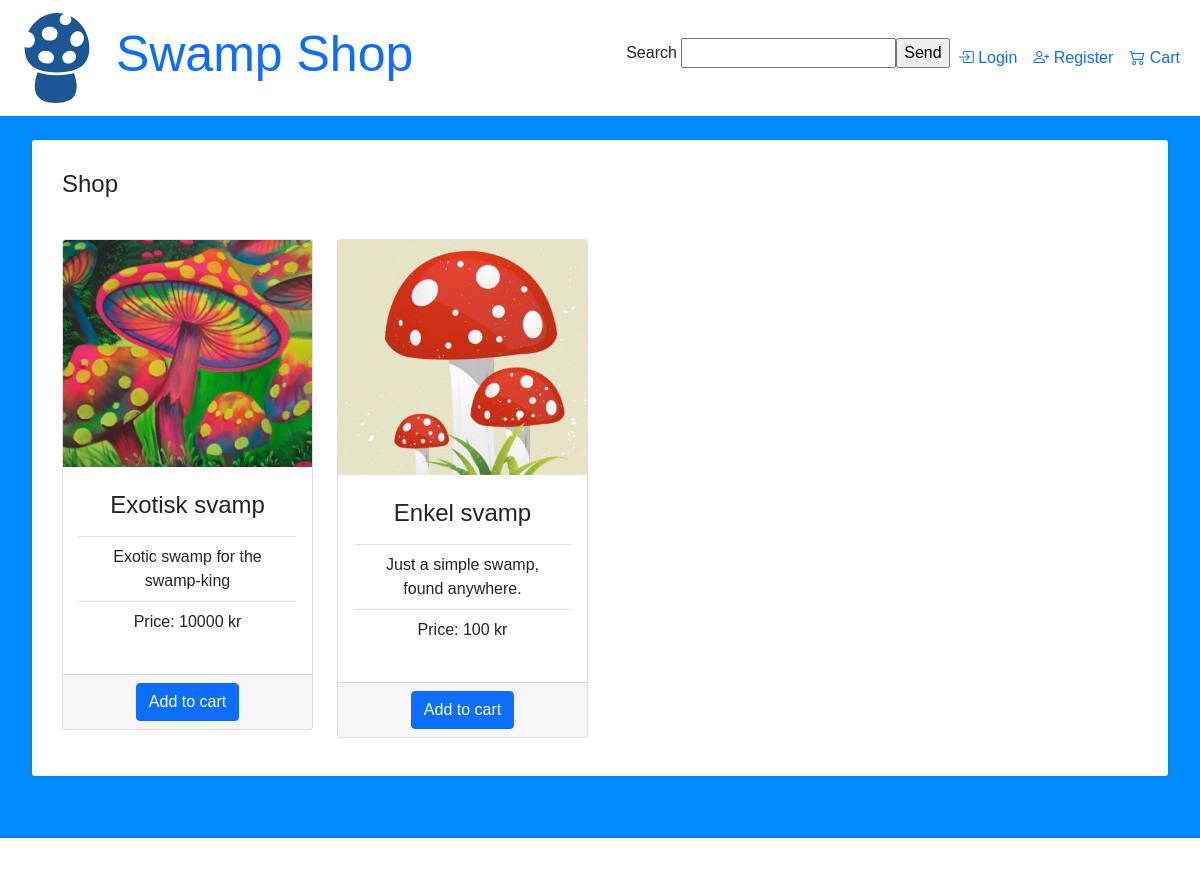
Before: / with the older database file.
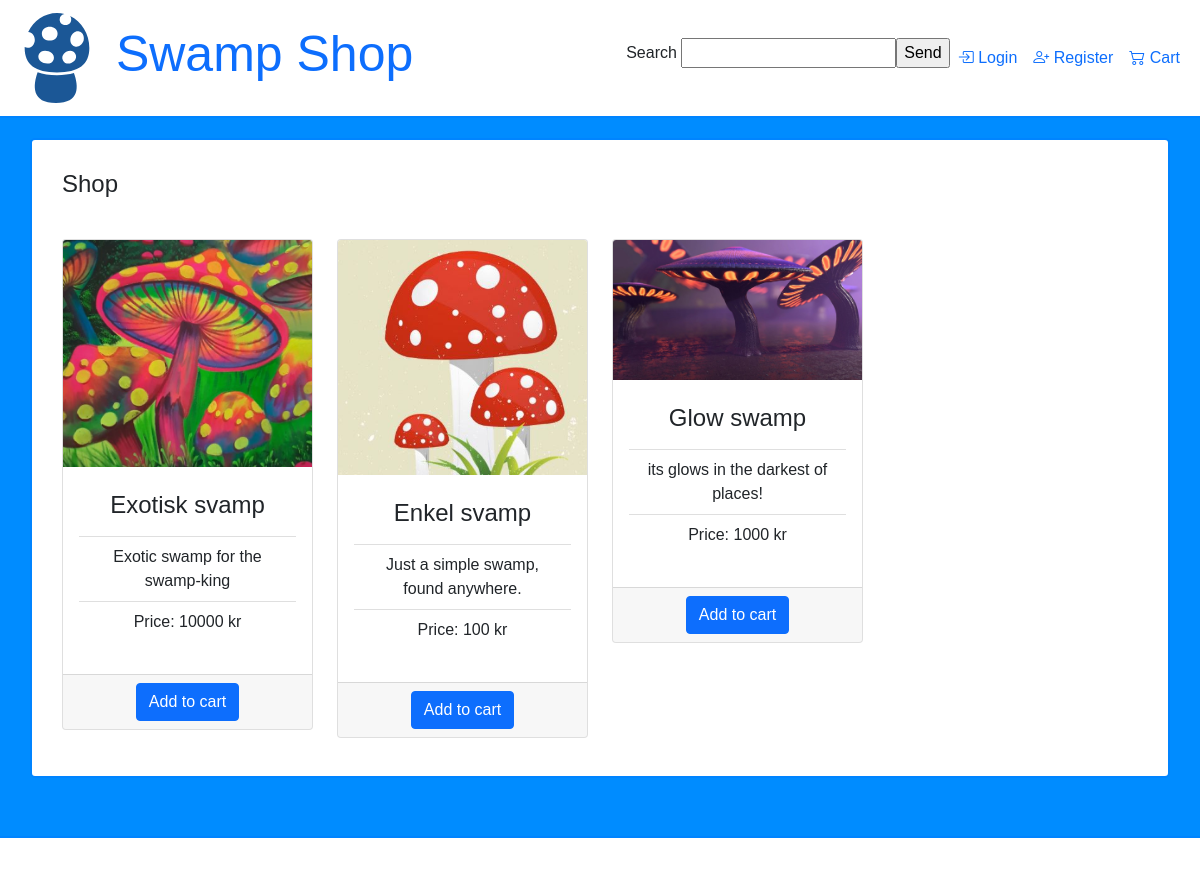
After: the same page with the newer database file.
### tables this page shows
CREATE TABLE products (
  id INTEGER NOT NULL UNIQUE AUTO_INCREMENT,
  product_name VARCHAR(255) NOT NULL UNIQUE,
  price FLOAT NOT NULL,
  description VARCHAR(255) NOT NULL,
  img VARCHAR(255),
  PRIMARY KEY (id)
);

### index.php (the view, shortened to what this page needs)
<?php
global $link;
if (isset($_GET['search_form_submit'])) {
	$searched = $_GET['search'];
	$sql = "SELECT * FROM products WHERE product_name LIKE CONCAT( '%',?,'%')";
	if ($stmt = mysqli_prepare($link, $sql)) {
		mysqli_stmt_bind_param($stmt, "s", $param_searched);
		$param_searched = trim($_GET["search"]);
	}
} else {
	$sql = "SELECT * FROM products";
	$stmt = mysqli_prepare($link, $sql);
}
mysqli_stmt_execute($stmt);
$result = mysqli_stmt_get_result($stmt);
if (mysqli_num_rows($result) > 0) {
	while ($row = mysqli_fetch_array($result)) {
		$products[] = $row;
	}
}
?>
<!DOCTYPE html>
<html lang="en">
<head>
	<link href="https://cdn.jsdelivr.net/npm/bootstrap@5.1.1/dist/css/bootstrap.min.css" rel="stylesheet">
	<link href="./css/master.css?v=<?php echo time(); ?>" rel="stylesheet" type="text/css" />
	<link rel="stylesheet" href="https://cdn.jsdelivr.net/npm/bootstrap-icons@1.5.0/font/bootstrap-icons.css">
</head>
<body>
	<?php
	include 'navbar.php';
	?>
	<div class="container">
		<h4>Shop</h4>
		<div class="row py-2">
			<?php if (!(empty($products))) {
				foreach ($products as $product) : ?>
					<div class=" col-12 col-md-6 col-lg-5 col-xl-3 ">
						<form action="" method="post" name="shopping_cart">
							<div class="card-group mt-4">
								<div class="card" style="width: 18rem;">
									<div>
										<?php
										echo "<img src='resource/img/" . $product['img'] . '.jpg' . " ' alt='error' class='card-img-top'>";
										?>
									</div>
									<div class="card-body">
										<ul class="list-group list-group-flush">
											<li class="list-group-item">
												<h4><?php echo $product['product_name'] ?></h4>
											</li>
											<li class="list-group-item">
												<p id="description" class="card-text"><?php echo $product['description'] ?></p>
											</li>
											<li class="list-group-item">
												<p><span class="price">Price: <?php echo $product['price'] . ' kr' ?></span></p>
											</li>
										</ul>
									</div>
									<div class="card-footer">
										<input class="btn btn-primary align-self-end" name="add_to_cart" type="submit" value="Add to cart">
									</div>
								</div>
							</div>
						</form>
					</div>
			<?php endforeach;
			} ?>
		</div>
	</div>
	<footer class="page-footer">
		<p>Security Shop</p>
	</footer>
</body>
</html>

### navbar.php (shortened to what this page needs)
<nav class="navbar navbar-expand-md">
		<div class="container-fluid">
			<a class="navbar-brand" href="index.php"> <img src="resource/img/swamp-icon.svg" class="swamp-icon" alt="swamp-icon"></i> Swamp Shop</a>
			<div>
				<ul class="navbar-nav justify-content-end">
					<form action="index.php" method="get">
					Search <input type="text" name="search"><input type ="submit" name="search_form_submit" value="Send">
					</form>
					<?php
					if (isset($_SESSION['name'])) {
						echo " <li class='nav-item'> <a class='nav-link'>" . $_SESSION['name'] . "</a> </li>";
						echo " <li class='nav-item'> <a class='nav-link' href = 'logout.php' > <i class='bi bi-box-arrow-in-right'></i> Logout</a>";
					} else {
						echo "<a class='nav-link' href='login.php'> <i class='bi bi-box-arrow-in-right'></i> Login</a>";
					} ?>
					<?php
					if (!isset($_SESSION['name'])) { ?>
						<li class="nav-item">
							<a class="nav-link" href='register.php'> <i class="bi bi-person-plus"></i> Register</a>
						</li>
					<?php } ?>
					<li class="nav-item">
						<a class="nav-link" href="shop.php"> <i class="bi bi-cart2"></i></i> Cart</a>
					</li>
				</ul>
			</div>
		</div>
	</nav>

### css/master.css (style rules this page uses)
body { padding: 0; margin: 0; background-color: rgb(0, 140, 255); font-family: sans-serif; }
.navbar-brand { font-size: min(7vw, 50px); }
.navbar { background-color: rgba(27, 86, 153, 0.884); }
.swamp-icon { height: 90px; filter: invert(30%) sepia(18%) saturate(3916%) hue-rotate(183deg) brightness(88%) contrast(92%); }
.container { margin-top: 20px; background-color: rgb(255, 255, 255); padding: 10px; border-radius:5px; padding: 30px; margin-bottom: 100px; border: 2px solid rgb(0, 132, 255); }
.navbar { background-color: rgb(255, 255, 255); border-bottom: 2px solid rgb(0, 132, 255); }
.page-footer { background-color: white; position: fixed; left: 0; bottom: 0; width: 100%; color: white; text-align: center; border-top: 2px solid rgb(0, 132, 255); }
.card-img-top { width: 100%; object-fit: cover; }
.card-group { text-align: center; }
.card { transition: 0.5s ease; }
.card li { background-color: transparent; }

Changed rows visible on the page:
added products: img (picture), product_name "Glow swamp", description "its glows in the darkest of places!", price "1000"
